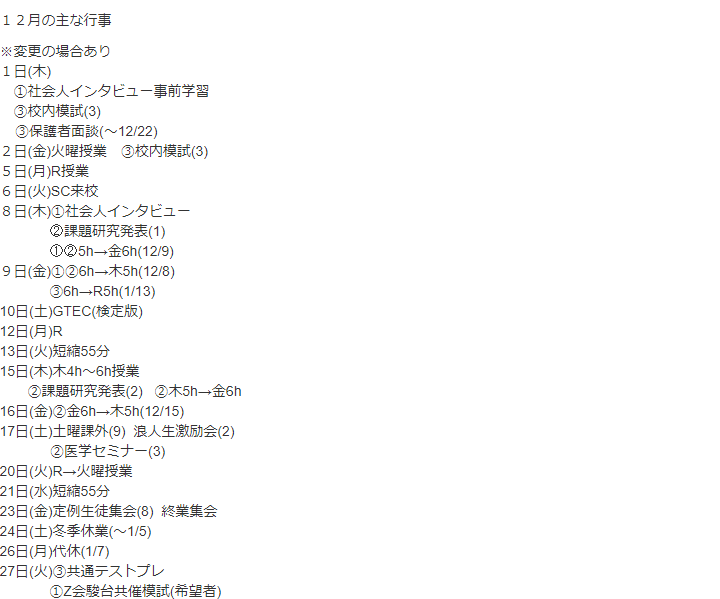

Recreate this plot in Python.
import os
import codecs
import json
import requests
import tweepy
from bs4 import BeautifulSoup
from PIL import Image, ImageDraw, ImageFont

#-----------------------------------------------------------------------------------------------------------------------------------
# ユーザーエージェントを変更し、403エラー対策
ua = 'Mozilla/5.0 (Macintosh; Intel Mac OS X 10_13_5) AppleWebKit/537.36 (KHTML, like Gecko) Chrome/67.0.3396.99 Safari/537.36'
headers = {'User-Agent': ua}

# 月間予定のタグを抽出
url = 'https://www.mito1-h.ibk.ed.jp/'
r = requests.get(url, headers=headers)
soup = BeautifulSoup(r.text, 'html.parser')
schedule = soup.select_one('#box-18 > section:nth-child(3) > div.panel-body.block > article > p')

#-----------------------------------------------------------------------------------------------------------------------------------
# 余計な文字列を削除
for i in schedule.select('br'):
    i.replace_with('\n')
schedule.text.strip()
schedule = str(schedule)
schedule = schedule.replace('<p>', '')
schedule = schedule.replace('<p style="text-align: left;">', '')
schedule = schedule.replace('</p>', '')

# 最後に投稿した予定を読み込み
with codecs.open('./news/news.txt', 'r', 'utf-8') as f:
    schedule_latest = f.read()

# テキスト比較
if schedule == schedule_latest:
    print('更新されていないので終了')
    exit()
else:
    print('更新されているので続行')
    with codecs.open('./news/news.txt', 'w', 'utf-8') as f:
        f.write(schedule)
    schedule = schedule.split('\n')

# 外観調整
li = []
for i in schedule:
    news = ''.join(i.split())
    table = str.maketrans('（）', '()')
    news = news.translate(table)
    news = news.strip()
    if news[0].isdecimal() == True:
        news = '\n' + news
    elif news[0] == '(':
        news = news
    else:
        news = ',    ' + news
    li.append(news)
# リスト結合
txt = ''.join(li)
print(txt)

#-----------------------------------------------------------------------------------------------------------------------------------
# 画像に文字を入れる
im = Image.new('RGB', (720, len(li)*19), (256, 256, 256))
draw = ImageDraw.Draw(im)
font = ImageFont.truetype('./news/NotoSansCJKjp-Light.otf', 12)
draw.text((20, 10), txt, fill=(0, 0, 0), font=font, spacing=12)
im.save('image.png')

#-----------------------------------------------------------------------------------------------------------------------------------
# keyの指定(情報漏えいを防ぐため伏せています)
consumer_key = os.environ['CONSUMER_KEY']
consumer_secret = os.environ['CONSUMER_SECRET']
access_token = os.environ['ACCESS_TOKEN']
access_token_secret = os.environ['ACCESS_TOKEN_SECRET']

# tweepyの設定(認証情報を設定,APIインスタンスの作成)
auth = tweepy.OAuthHandler(consumer_key, consumer_secret)
auth.set_access_token(access_token, access_token_secret)
api = tweepy.API(auth, wait_on_rate_limit=True)

# ツイート
api.update_status_with_media(status='今月の予定です。', filename='image.png')
#-----------------------------------------------------------------------------------------------------------------------------------
# Discordに投稿
webhook_url = os.environ['WEBHOOK']
payload2 = {
    'payload_json' : {
        'content' :'今月の予定です。',
        'embeds': [
            {
                'color' : 5419910,
                'footer': {
                    'icon_url' : 'https://raw.githubusercontent.com/Geusen/images/main/m1.jpg',
                    'text' : 'By 水戸一高時間割Bot',
                },
                'image': {
                    'url' : 'attachment://image.png'
                },
            }
        ]
    }
}
with open('image.png', 'rb') as f:
    file_bin_image = f.read()
files_qiita = {
    'image' : ('image.png', file_bin_image),
}
payload2['payload_json'] = json.dumps(payload2['payload_json'], ensure_ascii=False)
res = requests.post(webhook_url, files = files_qiita, data = payload2)
